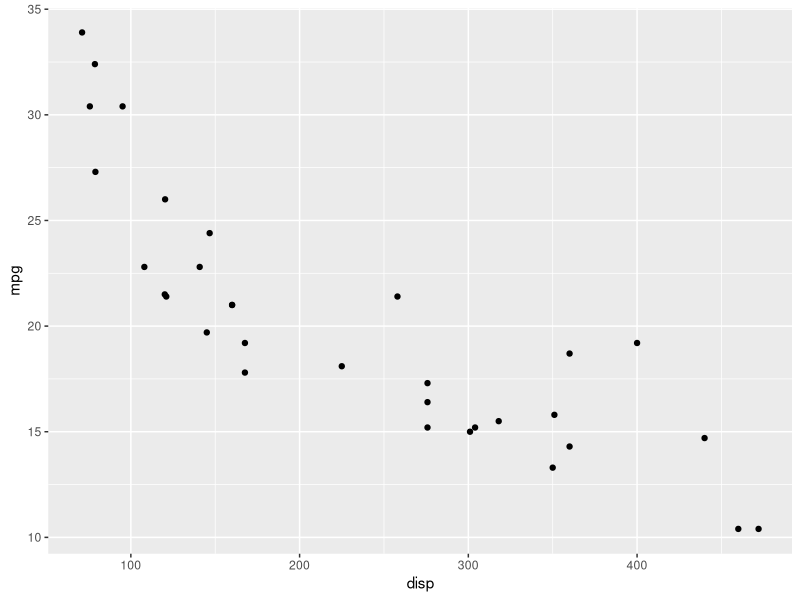
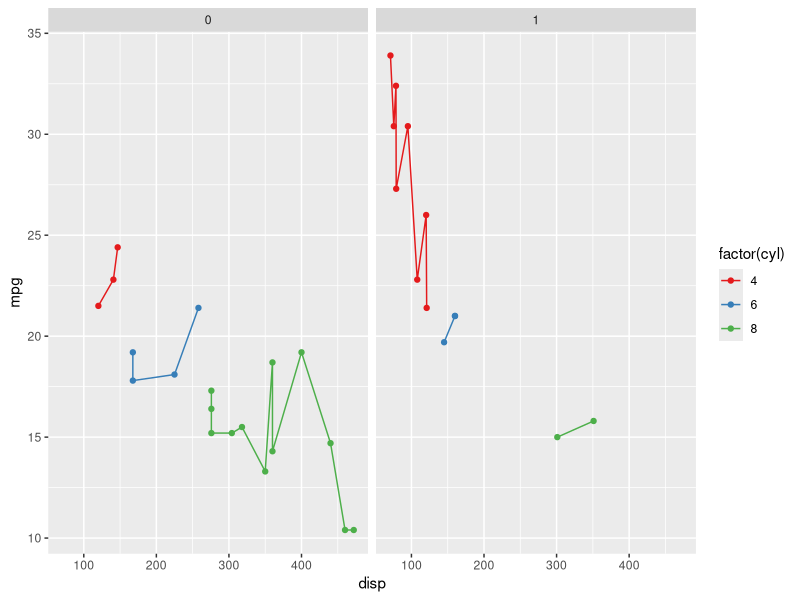

Generate these figures, in order, with R:
## ---- chunk 1
options(htmltools.dir.version = FALSE)
knitr::opts_chunk$set(fig.path = 'figures/', fig.height = 5)
## ---- chunk 2
library(tidyverse)
ggplot(data = mtcars, aes(x = disp, y = mpg)) + 
  geom_point()
## ---- chunk 3
ggplot(data = mtcars, aes(x = disp, y = mpg, color = factor(cyl))) + 
  geom_point() + 
  geom_line() + 
  facet_wrap(~am) + 
  scale_colour_brewer(palette = "Set1")
